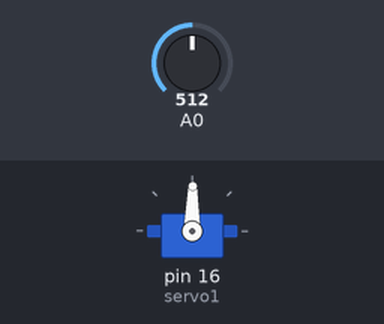
Recording of a sketch running on a simulated Arduino Uno, built with avr-gcc and run on an emulated ATmega328P. Shown: servo. The inputs (shaded band) are chosen by the test bench; at power-on: A0 = 512.

Above: at 1.2 s.
1.3 s: A0 set to 716
At 1.7 s:
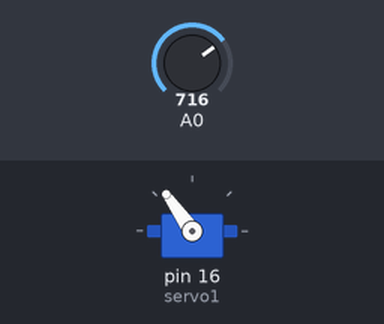
2.8 s: A0 set to 900
At 4.0 s:
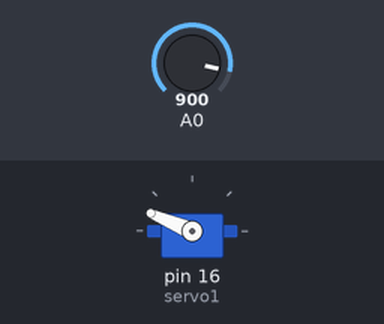
4.3 s: A0 set to 1023
At 5.2 s:
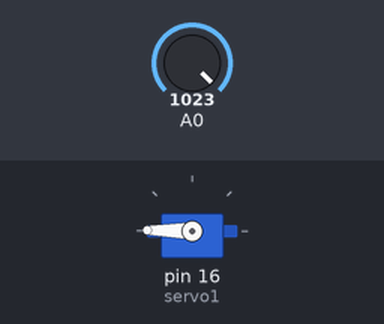
5.8 s: A0 set to 306
At 6.3 s:
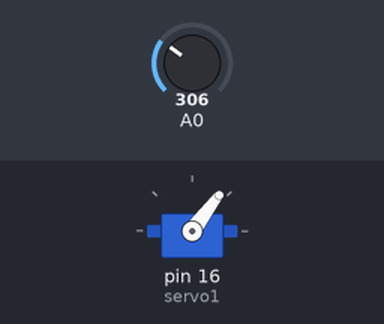
7.3 s: A0 set to 122
At 8.5 s:
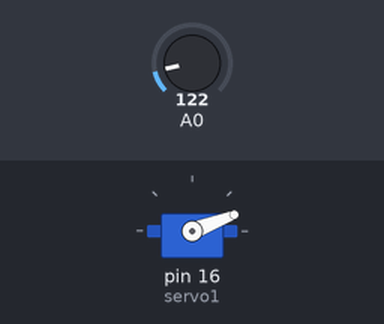
8.8 s: A0 set to 511
At 9.9 s:
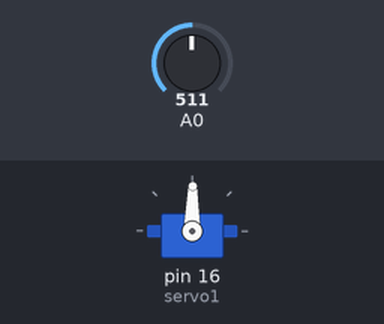
Timing chart, 0 to 11.3 s (numbered marks = the images above; inputs shaded):
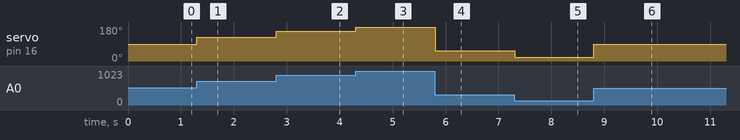

Measured:
- after the input at 1.3 s, servo on pin 16 (servo1): 89° → 125° at once
- after the input at 2.8 s, servo on pin 16 (servo1): 125° → 157° at once
- after the input at 4.3 s, servo on pin 16 (servo1): 157° → 179° at once
- after the input at 5.8 s, servo on pin 16 (servo1): 179° → 53° at once
- after the input at 7.3 s, servo on pin 16 (servo1): 53° → 21° at once
- after the input at 8.8 s, servo on pin 16 (servo1): 21° → 89° at once

The sketch:

RollingServo.ino
```cpp
#include <Servo.h>
int angle = 0;
Servo servo1;

void setup()
{
   servo1.attach(16);  //PC0 - Servomotor
}

void loop()
{
   int a = analogRead(A0);
   angle = map(a, 0, 1023, 0, 179);
   servo1.write(angle);
   delay(5);
}
```
